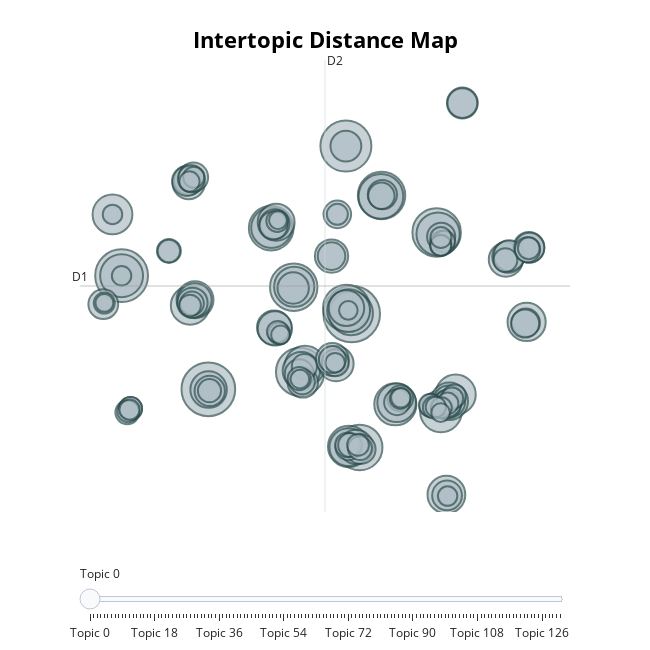

The notebook cell this image was saved under:
### Markdown cell above
## Intertopic Distance Map

### Code cell
topic_model.visualize_topics()

### Figure 1 — Plotly figure (JSON) as saved in the notebook; plotly's stock layout.template omitted (floating-point values rounded to 4 significant figures; data arrays with more than 128 entries replaced by an {"elided": "..."} marker saying what was removed)
{"data": [{"customdata": {"elided": "132x3 mixed values"}, "hovertemplate": "<b>Topic %{customdata[0]}</b><br>%{customdata[1]}<br>Size: %{customdata[2]}", "legendgroup": "", "marker": {"color": "#B0BEC5", "line": {"color": "DarkSlateGrey", "width": 2}, "size": {"elided": "132 int values"}, "sizemode": "area", "sizeref": 0.06313, "symbol": "circle"}, "mode": "markers", "name": "", "orientation": "v", "showlegend": false, "type": "scatter", "x": {"elided": "132 float values"}, "xaxis": "x", "y": {"elided": "132 float values"}, "yaxis": "y"}], "layout": {"annotations": [{"showarrow": false, "text": "D1", "x": -13.59, "y": 6.795, "yshift": 10}, {"showarrow": false, "text": "D2", "x": 5.056, "xshift": 10, "y": 21.58}], "height": 650, "hoverlabel": {"bgcolor": "white", "font": {"family": "Rockwell", "size": 16}}, "legend": {"itemsizing": "constant", "tracegroupgap": 0}, "margin": {"t": 60}, "shapes": [{"line": {"color": "#CFD8DC", "width": 2}, "type": "line", "x0": 5.056, "x1": 5.056, "y0": -7.988, "y1": 21.58}, {"line": {"color": "#9E9E9E", "width": 2}, "type": "line", "x0": -13.59, "x1": 23.71, "y0": 6.795, "y1": 6.795}], "sliders": [{"active": 0, "pad": {"t": 50}, "steps": [{"args": [{"marker.color": {"elided": "1x132 str values"}}], "label": "Topic 0", "method": "update"}, {"args": [{"marker.color": {"elided": "1x132 str values"}}], "label": "Topic 1", "method": "update"}, {"args": [{"marker.color": {"elided": "1x132 str values"}}], "label": "Topic 2", "method": "update"}, {"args": [{"marker.color": {"elided": "1x132 str values"}}], "label": "Topic 3", "method": "update"}, {"args": [{"marker.color": {"elided": "1x132 str values"}}], "label": "Topic 4", "method": "update"}, {"args": [{"marker.color": {"elided": "1x132 str values"}}], "label": "Topic 5", "method": "update"}, {"args": [{"marker.color": {"elided": "1x132 str values"}}], "label": "Topic 6", "method": "update"}, {"args": [{"marker.color": {"elided": "1x132 str values"}}], "label": "Topic 7", "method": "update"}, {"args": [{"marker.color": {"elided": "1x132 str values"}}], "label": "Topic 8", "method": "update"}, {"args": [{"marker.color": {"elided": "1x132 str values"}}], "label": "Topic 9", "method": "update"}, {"args": [{"marker.color": {"elided": "1x132 str values"}}], "label": "Topic 10", "method": "update"}, {"args": [{"marker.color": {"elided": "1x132 str values"}}], "label": "Topic 11", "method": "update"}, {"args": [{"marker.color": {"elided": "1x132 str values"}}], "label": "Topic 12", "method": "update"}, {"args": [{"marker.color": {"elided": "1x132 str values"}}], "label": "Topic 13", "method": "update"}, {"args": [{"marker.color": {"elided": "1x132 str values"}}], "label": "Topic 14", "method": "update"}, {"args": [{"marker.color": {"elided": "1x132 str values"}}], "label": "Topic 15", "method": "update"}, {"args": [{"marker.color": {"elided": "1x132 str values"}}], "label": "Topic 16", "method": "update"}, {"args": [{"marker.color": {"elided": "1x132 str values"}}], "label": "Topic 17", "method": "update"}, {"args": [{"marker.color": {"elided": "1x132 str values"}}], "label": "Topic 18", "method": "update"}, {"args": [{"marker.color": {"elided": "1x132 str values"}}], "label": "Topic 19", "method": "update"}, {"args": [{"marker.color": {"elided": "1x132 str values"}}], "label": "Topic 20", "method": "update"}, {"args": [{"marker.color": {"elided": "1x132 str values"}}], "label": "Topic 21", "method": "update"}, {"args": [{"marker.color": {"elided": "1x132 str values"}}], "label": "Topic 22", "method": "update"}, {"args": [{"marker.color": {"elided": "1x132 str values"}}], "label": "Topic 23", "method": "update"}, {"args": [{"marker.color": {"elided": "1x132 str values"}}], "label": "Topic 24", "method": "update"}, {"args": [{"marker.color": {"elided": "1x132 str values"}}], "label": "Topic 25", "method": "update"}, {"args": [{"marker.color": {"elided": "1x132 str values"}}], "label": "Topic 26", "method": "update"}, {"args": [{"marker.color": {"elided": "1x132 str values"}}], "label": "Topic 27", "method": "update"}, {"args": [{"marker.color": {"elided": "1x132 str values"}}], "label": "Topic 28", "method": "update"}, {"args": [{"marker.color": {"elided": "1x132 str values"}}], "label": "Topic 29", "method": "update"}, {"args": [{"marker.color": {"elided": "1x132 str values"}}], "label": "Topic 30", "method": "update"}, {"args": [{"marker.color": {"elided": "1x132 str values"}}], "label": "Topic 31", "method": "update"}, {"args": [{"marker.color": {"elided": "1x132 str values"}}], "label": "Topic 32", "method": "update"}, {"args": [{"marker.color": {"elided": "1x132 str values"}}], "label": "Topic 33", "method": "update"}, {"args": [{"marker.color": {"elided": "1x132 str values"}}], "label": "Topic 34", "method": "update"}, {"args": [{"marker.color": {"elided": "1x132 str values"}}], "label": "Topic 35", "method": "update"}, {"args": [{"marker.color": {"elided": "1x132 str values"}}], "label": "Topic 36", "method": "update"}, {"args": [{"marker.color": {"elided": "1x132 str values"}}], "label": "Topic 37", "method": "update"}, {"args": [{"marker.color": {"elided": "1x132 str values"}}], "label": "Topic 38", "method": "update"}, {"args": [{"marker.color": {"elided": "1x132 str values"}}], "label": "Topic 39", "method": "update"}, {"args": [{"marker.color": {"elided": "1x132 str values"}}], "label": "Topic 40", "method": "update"}, {"args": [{"marker.color": {"elided": "1x132 str values"}}], "label": "Topic 41", "method": "update"}, {"args": [{"marker.color": {"elided": "1x132 str values"}}], "label": "Topic 42", "method": "update"}, {"args": [{"marker.color": {"elided": "1x132 str values"}}], "label": "Topic 43", "method": "update"}, {"args": [{"marker.color": {"elided": "1x132 str values"}}], "label": "Topic 44", "method": "update"}, {"args": [{"marker.color": {"elided": "1x132 str values"}}], "label": "Topic 45", "method": "update"}, {"args": [{"marker.color": {"elided": "1x132 str values"}}], "label": "Topic 46", "method": "update"}, {"args": [{"marker.color": {"elided": "1x132 str values"}}], "label": "Topic 47", "method": "update"}, {"args": [{"marker.color": {"elided": "1x132 str values"}}], "label": "Topic 48", "method": "update"}, {"args": [{"marker.color": {"elided": "1x132 str values"}}], "label": "Topic 49", "method": "update"}, {"args": [{"marker.color": {"elided": "1x132 str values"}}], "label": "Topic 50", "method": "update"}, {"args": [{"marker.color": {"elided": "1x132 str values"}}], "label": "Topic 51", "method": "update"}, {"args": [{"marker.color": {"elided": "1x132 str values"}}], "label": "Topic 52", "method": "update"}, {"args": [{"marker.color": {"elided": "1x132 str values"}}], "label": "Topic 53", "method": "update"}, {"args": [{"marker.color": {"elided": "1x132 str values"}}], "label": "Topic 54", "method": "update"}, {"args": [{"marker.color": {"elided": "1x132 str values"}}], "label": "Topic 55", "method": "update"}, {"args": [{"marker.color": {"elided": "1x132 str values"}}], "label": "Topic 56", "method": "update"}, {"args": [{"marker.color": {"elided": "1x132 str values"}}], "label": "Topic 57", "method": "update"}, {"args": [{"marker.color": {"elided": "1x132 str values"}}], "label": "Topic 58", "method": "update"}, {"args": [{"marker.color": {"elided": "1x132 str values"}}], "label": "Topic 59", "method": "update"}, {"args": [{"marker.color": {"elided": "1x132 str values"}}], "label": "Topic 60", "method": "update"}, {"args": [{"marker.color": {"elided": "1x132 str values"}}], "label": "Topic 61", "method": "update"}, {"args": [{"marker.color": {"elided": "1x132 str values"}}], "label": "Topic 62", "method": "update"}, {"args": [{"marker.color": {"elided": "1x132 str values"}}], "label": "Topic 63", "method": "update"}, {"args": [{"marker.color": {"elided": "1x132 str values"}}], "label": "Topic 64", "method": "update"}, {"args": [{"marker.color": {"elided": "1x132 str values"}}], "label": "Topic 65", "method": "update"}, {"args": [{"marker.color": {"elided": "1x132 str values"}}], "label": "Topic 66", "method": "update"}, {"args": [{"marker.color": {"elided": "1x132 str values"}}], "label": "Topic 67", "method": "update"}, {"args": [{"marker.color": {"elided": "1x132 str values"}}], "label": "Topic 68", "method": "update"}, {"args": [{"marker.color": {"elided": "1x132 str values"}}], "label": "Topic 69", "method": "update"}, {"args": [{"marker.color": {"elided": "1x132 str values"}}], "label": "Topic 70", "method": "update"}, {"args": [{"marker.color": {"elided": "1x132 str values"}}], "label": "Topic 71", "method": "update"}, {"args": [{"marker.color": {"elided": "1x132 str values"}}], "label": "Topic 72", "method": "update"}, {"args": [{"marker.color": {"elided": "1x132 str values"}}], "label": "Topic 73", "method": "update"}, {"args": [{"marker.color": {"elided": "1x132 str values"}}], "label": "Topic 74", "method": "update"}, {"args": [{"marker.color": {"elided": "1x132 str values"}}], "label": "Topic 75", "method": "update"}, {"args": [{"marker.color": {"elided": "1x132 str values"}}], "label": "Topic 76", "method": "update"}, {"args": [{"marker.color": {"elided": "1x132 str values"}}], "label": "Topic 77", "method": "update"}, {"args": [{"marker.color": {"elided": "1x132 str values"}}], "label": "Topic 78", "method": "update"}, {"args": [{"marker.color": {"elided": "1x132 str values"}}], "label": "Topic 79", "method": "update"}, {"args": [{"marker.color": {"elided": "1x132 str values"}}], "label": "Topic 80", "method": "update"}, {"args": [{"marker.color": {"elided": "1x132 str values"}}], "label": "Topic 81", "method": "update"}, {"args": [{"marker.color": {"elided": "1x132 str values"}}], "label": "Topic 82", "method": "update"}, {"args": [{"marker.color": {"elided": "1x132 str values"}}], "label": "Topic 83", "method": "update"}, {"args": [{"marker.color": {"elided": "1x132 str values"}}], "label": "Topic 84", "method": "update"}, {"args": [{"marker.color": {"elided": "1x132 str values"}}], "label": "Topic 85", "method": "update"}, {"args": [{"marker.color": {"elided": "1x132 str values"}}], "label": "Topic 86", "method": "update"}, {"args": [{"marker.color": {"elided": "1x132 str values"}}], "label": "Topic 87", "method": "update"}, {"args": [{"marker.color": {"elided": "1x132 str values"}}], "label": "Topic 88", "method": "update"}, {"args": [{"marker.color": {"elided": "1x132 str values"}}], "label": "Topic 89", "method": "update"}, {"args": [{"marker.color": {"elided": "1x132 str values"}}], "label": "Topic 90", "method": "update"}, {"args": [{"marker.color": {"elided": "1x132 str values"}}], "label": "Topic 91", "method": "update"}, {"args": [{"marker.color": {"elided": "1x132 str values"}}], "label": "Topic 92", "method": "update"}, {"args": [{"marker.color": {"elided": "1x132 str values"}}], "label": "Topic 93", "method": "update"}, {"args": [{"marker.color": {"elided": "1x132 str values"}}], "label": "Topic 94", "method": "update"}, {"args": [{"marker.color": {"elided": "1x132 str values"}}], "label": "Topic 95", "method": "update"}, {"args": [{"marker.color": {"elided": "1x132 str values"}}], "label": "Topic 96", "method": "update"}, {"args": [{"marker.color": {"elided": "1x132 str values"}}], "label": "Topic 97", "method": "update"}, {"args": [{"marker.color": {"elided": "1x132 str values"}}], "label": "Topic 98", "method": "update"}, {"args": [{"marker.color": {"elided": "1x132 str values"}}], "label": "Topic 99", "method": "update"}, {"args": [{"marker.color": {"elided": "1x132 str values"}}], "label": "Topic 100", "method": "update"}, {"args": [{"marker.color": {"elided": "1x132 str values"}}], "label": "Topic 101", "method": "update"}, {"args": [{"marker.color": {"elided": "1x132 str values"}}], "label": "Topic 102", "method": "update"}, {"args": [{"marker.color": {"elided": "1x132 str values"}}], "label": "Topic 103", "method": "update"}, {"args": [{"marker.color": {"elided": "1x132 str values"}}], "label": "Topic 104", "method": "update"}, {"args": [{"marker.color": {"elided": "1x132 str values"}}], "label": "Topic 105", "method": "update"}, {"args": [{"marker.color": {"elided": "1x132 str values"}}], "label": "Topic 106", "method": "update"}, {"args": [{"marker.color": {"elided": "1x132 str values"}}], "label": "Topic 107", "method": "update"}, {"args": [{"marker.color": {"elided": "1x132 str values"}}], "label": "Topic 108", "method": "update"}, {"args": [{"marker.color": {"elided": "1x132 str values"}}], "label": "Topic 109", "method": "update"}, {"args": [{"marker.color": {"elided": "1x132 str values"}}], "label": "Topic 110", "method": "update"}, {"args": [{"marker.color": {"elided": "1x132 str values"}}], "label": "Topic 111", "method": "update"}, {"args": [{"marker.color": {"elided": "1x132 str values"}}], "label": "Topic 112", "method": "update"}, {"args": [{"marker.color": {"elided": "1x132 str values"}}], "label": "Topic 113", "method": "update"}, {"args": [{"marker.color": {"elided": "1x132 str values"}}], "label": "Topic 114", "method": "update"}, {"args": [{"marker.color": {"elided": "1x132 str values"}}], "label": "Topic 115", "method": "update"}, {"args": [{"marker.color": {"elided": "1x132 str values"}}], "label": "Topic 116", "method": "update"}, {"args": [{"marker.color": {"elided": "1x132 str values"}}], "label": "Topic 117", "method": "update"}, {"args": [{"marker.color": {"elided": "1x132 str values"}}], "label": "Topic 118", "method": "update"}, {"args": [{"marker.color": {"elided": "1x132 str values"}}], "label": "Topic 119", "method": "update"}, {"args": [{"marker.color": {"elided": "1x132 str values"}}], "label": "Topic 120", "method": "update"}, {"args": [{"marker.color": {"elided": "1x132 str values"}}], "label": "Topic 121", "method": "update"}, {"args": [{"marker.color": {"elided": "1x132 str values"}}], "label": "Topic 122", "method": "update"}, {"args": [{"marker.color": {"elided": "1x132 str values"}}], "label": "Topic 123", "method": "update"}, {"args": [{"marker.color": {"elided": "1x132 str values"}}], "label": "Topic 124", "method": "update"}, {"args": [{"marker.color": {"elided": "1x132 str values"}}], "label": "Topic 125", "method": "update"}, {"args": [{"marker.color": {"elided": "1x132 str values"}}], "label": "Topic 126", "method": "update"}, {"args": [{"marker.color": {"elided": "1x132 str values"}}], "label": "Topic 127", "method": "update"}, {"args": [{"marker.color": {"elided": "1x132 str values"}}], "label": "Topic 128", "method": "update"}, {"args": [{"marker.color": {"elided": "1x132 str values"}}], "label": "Topic 129", "method": "update"}, {"args": [{"marker.color": {"elided": "1x132 str values"}}], "label": "Topic 130", "method": "update"}, {"args": [{"marker.color": {"elided": "1x132 str values"}}], "label": "Topic 131", "method": "update"}]}], "title": {"font": {"color": "Black", "size": 22}, "text": "<b>Intertopic Distance Map</b>", "x": 0.5, "xanchor": "center", "y": 0.95, "yanchor": "top"}, "width": 650, "xaxis": {"anchor": "y", "domain": [0, 1], "range": [-13.59, 23.71], "title": {"text": ""}, "visible": false}, "yaxis": {"anchor": "x", "domain": [0, 1], "range": [-7.988, 21.58], "title": {"text": ""}, "visible": false}}}
